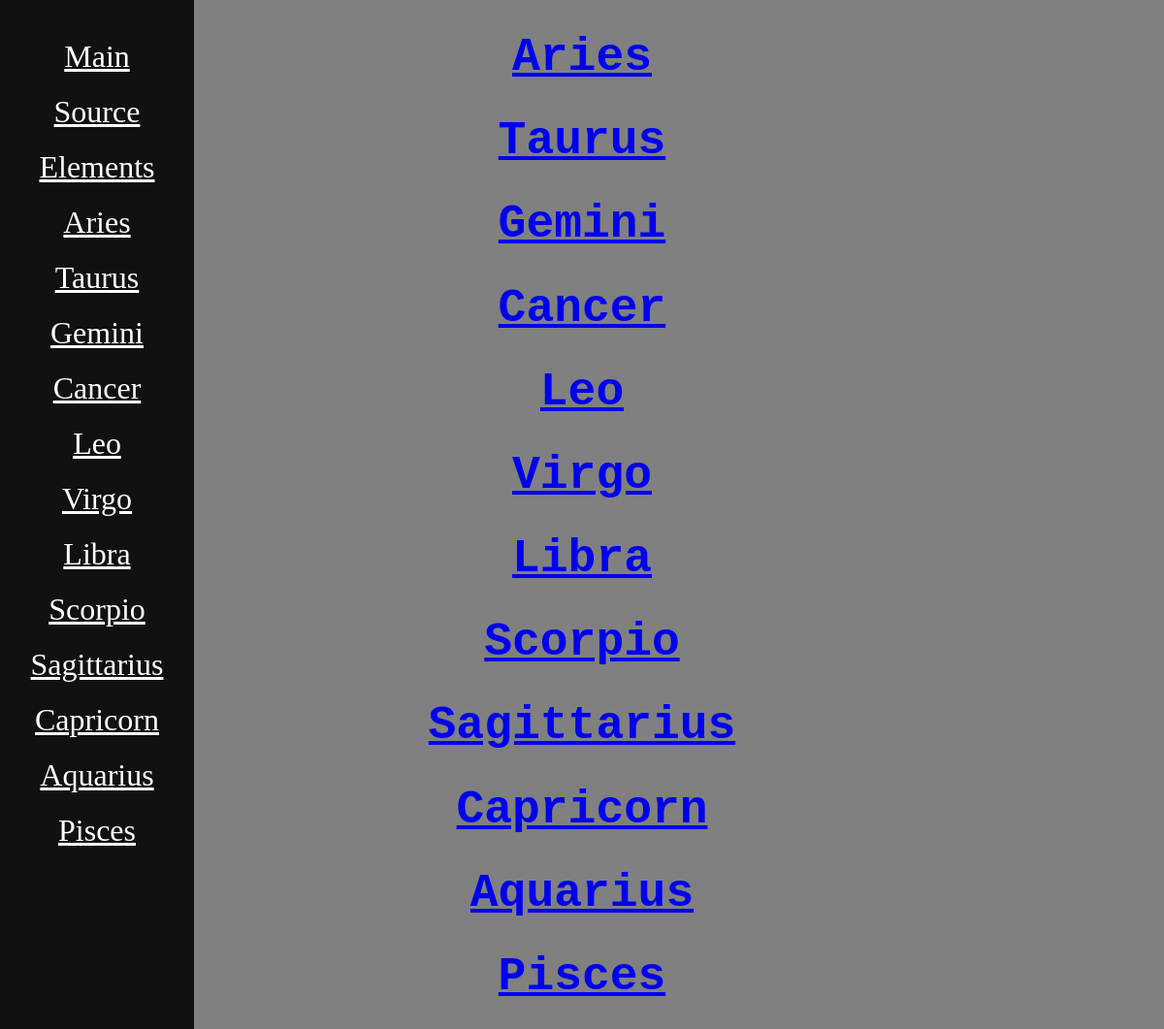
Page /horoscope/elements/Fire on the earlier database version.
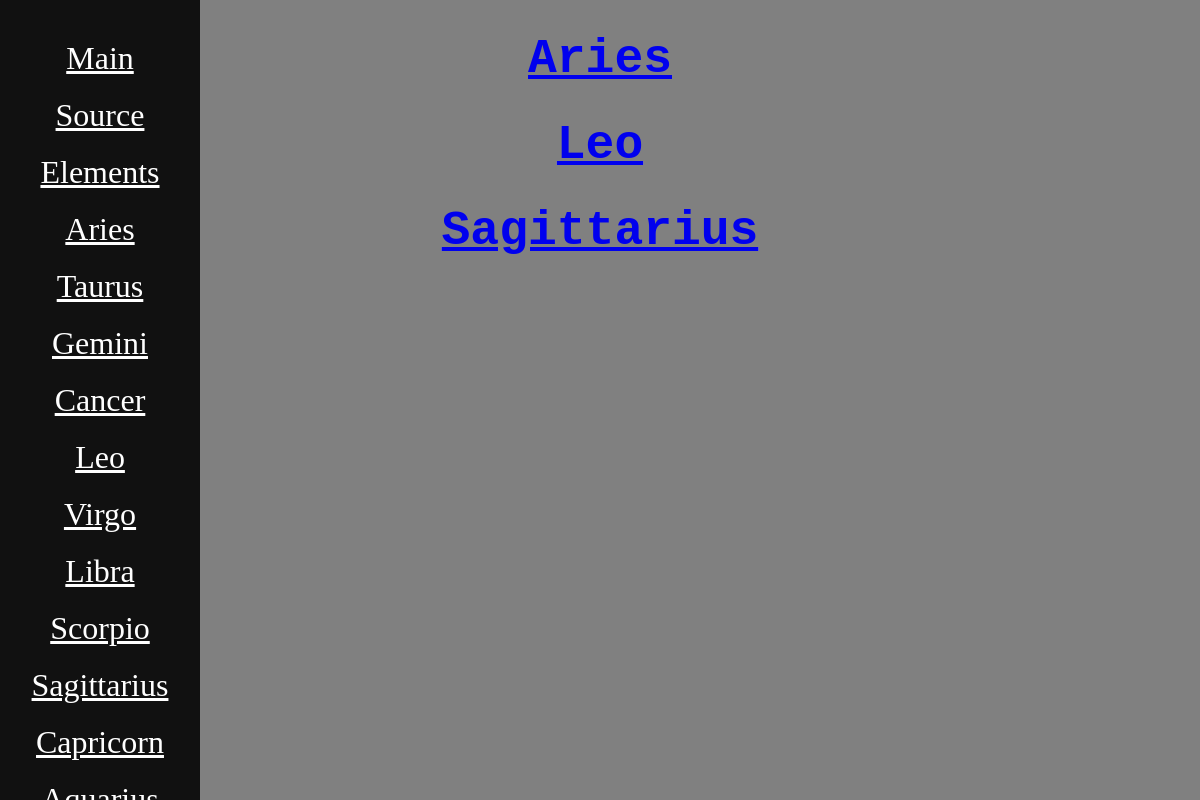
Same page on the later database version.
### horoscope/models.py (models this page shows)
class Zodiac(models.Model):
    Fire = 'Fire'
    Water = 'Water'
    Earth = 'Earth'
    Air = 'Air'
    ELEMENTS = [
        (Fire, 'Fire'),
        (Water, 'Water'),
        (Earth, 'Earth'),
        (Air, 'Air'),
    ]
    name = models.CharField(max_length=30)
    description = models.CharField(max_length=1000)
    photo = models.ImageField(blank=True, null=True)
    number = models.IntegerField(default=1)
    element = models.CharField(max_length=5, choices=ELEMENTS, default='Fire')
    def __str__(self):
        return f'{self.name}'

### horoscope/views.py (the view)
# urls.py: path('elements/<str:sign_element>', views.sign_zodiac_element, name='horoscope-elements'),
def sign_zodiac_element(request, sign_element: str):
    zodiac_element_list = []
    zodiacs = Zodiac.objects.all()
    for zodiac in zodiacs:
        if zodiac.element == sign_element.title():
            zodiac_element_list.append(zodiac.name)
    data = {
        'zodiacs_element_list': zodiac_element_list,
        'sign_element': sign_element,
        'zodiacs': zodiacs,
    }
    return render(request, 'horoscope/info_zodiac_element.html', context=data)

### horoscope/templates/horoscope/info_zodiac_element.html (shortened to what this page needs)
{% extends 'base.html' %}
{% load static %}
{% block css_additional %}
    <link rel="stylesheet" href=" {% static 'horoscope/css/info_zodiac_element.css' %}">
{% endblock %}
{% block content %}
    {% include 'includes/navbar.html' %}
    {% for zodiac in zodiacs_element_list %}
     <h1> <a href="{% url 'horoscope-name' sign_zodiac=zodiac %}"> {{ zodiac|title }} </a> </h1>
    {% endfor %}
{% endblock %}

### templates/base.html (shortened to what this page needs)
<!DOCTYPE html>
<html lang="en">
<head>
    {% load static %}
    <link rel="stylesheet" href="{% static 'css/base.css' %}">
    {% block css_additional %} {% endblock %}
</head>
<body>
  {% block content %} {% endblock %}
</body>
</html>

### horoscope/templates/includes/navbar.html
<nav>
    <a href="{% url 'horoscope-index' %}">Main</a>
    <a href="https://www.homeenglish.ru/OtherGoroscop.htm">Source</a>
    <a href="{% url 'horoscope-elements' %}">Elements</a>
    {% for zodiac in zodiacs %}
    <a href="{% url 'horoscope-name' sign_zodiac=zodiac|lower %}">{{ zodiac.name|title }}</a>
    {% endfor %}
</nav>

### static/css/base.css (style rules this page uses)
html { background-color: grey; }
nav { text-align: center; color: white; font-size: 2rem; height: 100%; width: 200px; position: fixed; z-index: 1; top: 0; left: 0; background-color: #111; overflow-x: hidden; padding-top: 20px; }
nav a { color: white; display: block; font-size: 2rem; margin: 20px; }

### horoscope/static/horoscope/css/info_zodiac_element.css (style rules this page uses)
h1 { color: #e8dede; text-align: center; font-family: "Andale Mono", AndaleMono, monospace; font-size: 48px; text-decoration: underline; }

Differences in the rows shown:
no longer on this page (row edited): Zodiac: name "Aquarius", zodiacs_element_list "Aquarius"
no longer on this page (row edited): Zodiac: name "Pisces", zodiacs_element_list "Pisces"
Other differences:
list line gone: "Taurus"
list line gone: "Gemini"
list line gone: "Cancer"
list line gone: "Virgo"
list line gone: "Libra"
list line gone: "Scorpio"
list line gone: "Capricorn"
